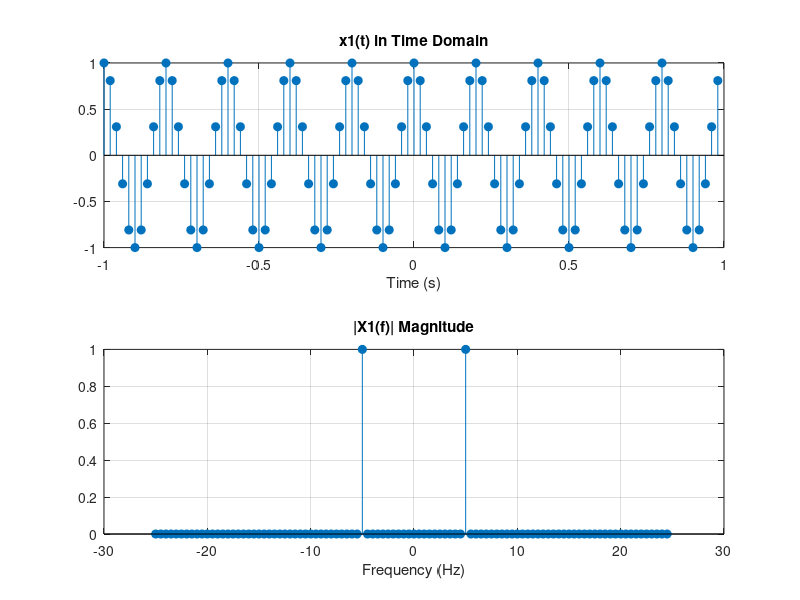
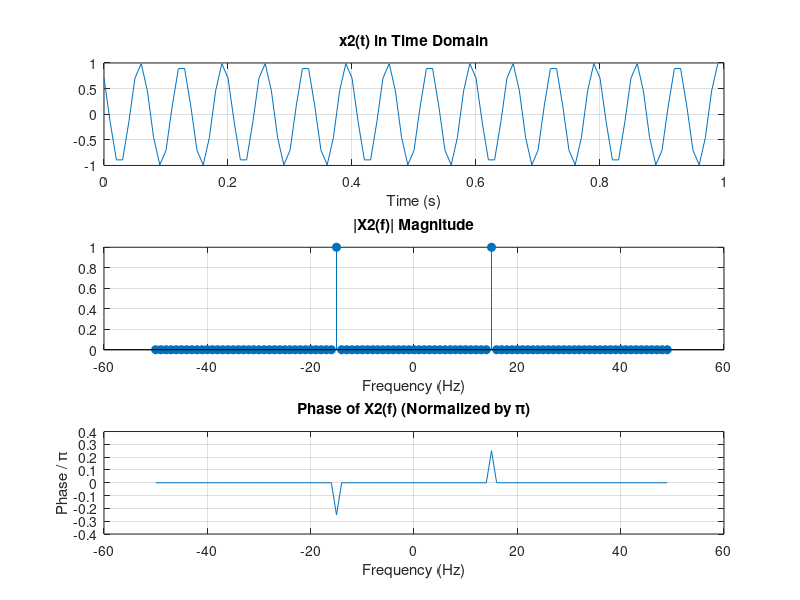

Recreate these plots in MATLAB, in order. (Note: this script raises an error after producing the figures.)
clc; clear; close all;

disp('--- Running Part 1: Frequency Analysis ---');

fs1 = 50; 
t_start1 = -1;
t_end1 = 1;
ts1 = 1/fs1;
t1 = t_start1 : ts1 : t_end1 - ts1; 
N1 = length(t1);

x1 = cos(10 * pi * t1);

y1 = fftshift(fft(x1));
y1_norm = y1 / max(abs(y1));

f1 = (-fs1/2) : (fs1/N1) : (fs1/2 - fs1/N1);

figure('Name', 'Exercise 1-1');
subplot(2,1,1);
stem(t1, x1, 'filled'); title('x1(t) in Time Domain'); xlabel('Time (s)'); grid on;
subplot(2,1,2);
stem(f1, abs(y1_norm), 'filled'); title('|X1(f)| Magnitude'); xlabel('Frequency (Hz)'); grid on;


fs2 = 100; 
t_start2 = 0;
t_end2 = 1;
ts2 = 1/fs2;
t2 = t_start2 : ts2 : t_end2 - ts2;
N2 = length(t2);

x2 = cos(30 * pi * t2 + pi/4);

y2 = fftshift(fft(x2));
y2_norm = y2 / max(abs(y2));
f2 = (-fs2/2) : (fs2/N2) : (fs2/2 - fs2/N2);

tol = 1e-6;
y2_clean = y2;
y2_clean(abs(y2) < tol) = 0;
theta = angle(y2_clean);

figure('Name', 'Exercise 1-2');
subplot(3,1,1);
plot(t2, x2); title('x2(t) in Time Domain'); xlabel('Time (s)'); grid on;
subplot(3,1,2);
stem(f2, abs(y2_norm), 'filled'); title('|X2(f)| Magnitude'); xlabel('Frequency (Hz)'); grid on;
subplot(3,1,3);
plot(f2, theta/pi); title('Phase of X2(f) (Normalized by \pi)');
xlabel('Frequency (Hz)'); ylabel('Phase / \pi'); grid on;


disp(' ');
disp('--- Running Part 2: FSK Modulation & Noise Analysis ---');

chars = ['abcdefghijklmnopqrstuvwxyz .,!;' char(39) '"']; 
if length(chars) ~= 32
    error('تعداد کاراکترها ۳۲ عدد نیست!');
end

MapSet = cell(2, 32);
for i = 1:32
    MapSet{1, i} = chars(i);
    MapSet{2, i} = dec2bin(i-1, 5); 
end
disp('MapSet created successfully.');

message = 'signal';
fs_comm = 100;

bit_rate_1 = 1;
[coded_sig_1, t_total_1] = coding_freq(message, bit_rate_1, MapSet, fs_comm);

bit_rate_5 = 5;
[coded_sig_5, t_total_5] = coding_freq(message, bit_rate_5, MapSet, fs_comm);

figure('Name', 'Exercise 2-3: Coded Signals');
subplot(2,1,1);
plot(t_total_1, coded_sig_1); title(['Coded Signal: "', message, '" (Bit Rate = 1 bps)']);
xlabel('Time (s)'); xlim([0, 20]); 
subplot(2,1,2);
plot(t_total_5, coded_sig_5); title(['Coded Signal: "', message, '" (Bit Rate = 5 bps)']);
xlabel('Time (s)'); 

decoded_msg_1 = decoding_freq(coded_sig_1, bit_rate_1, MapSet, fs_comm);
decoded_msg_5 = decoding_freq(coded_sig_5, bit_rate_5, MapSet, fs_comm);

disp(['Decoded Message (1 bps): ', decoded_msg_1]);
disp(['Decoded Message (5 bps): ', decoded_msg_5]);

var_noise = 0.0001;
noise_1 = sqrt(var_noise) * randn(size(coded_sig_1));
noise_5 = sqrt(var_noise) * randn(size(coded_sig_5));

noisy_sig_1 = coded_sig_1 + noise_1;
noisy_sig_5 = coded_sig_5 + noise_5;

decoded_noisy_1 = decoding_freq(noisy_sig_1, bit_rate_1, MapSet, fs_comm);
decoded_noisy_5 = decoding_freq(noisy_sig_5, bit_rate_5, MapSet, fs_comm);

disp('--- Noise Analysis (Variance = 0.0001) ---');
disp(['Decoded Noisy (1 bps): ', decoded_noisy_1]);
disp(['Decoded Noisy (5 bps): ', decoded_noisy_5]);

disp('--- Increasing Noise Power ---');
variances = [0.001, 0.01, 0.05, 0.1, 0.5, 1, 2, 5];

for v = variances
    n1 = sqrt(v) * randn(size(coded_sig_1));
    n5 = sqrt(v) * randn(size(coded_sig_5));
    
    dec_1 = decoding_freq(coded_sig_1 + n1, bit_rate_1, MapSet, fs_comm);
    dec_5 = decoding_freq(coded_sig_5 + n5, bit_rate_5, MapSet, fs_comm);
    
    is_correct_1 = strcmp(dec_1, message);
    is_correct_5 = strcmp(dec_5, message);
    
    if ~is_correct_5 && exist('fail_v5', 'var') == 0
        fail_v5 = v; 
    end
     if ~is_correct_1 && exist('fail_v1', 'var') == 0
        fail_v1 = v; 
    end
end

if exist('fail_v5', 'var')
    fprintf('Bit Rate 5 failed around Variance: %.3f\n', fail_v5);
else
    fprintf('Bit Rate 5 survived all test variances.\n');
end

if exist('fail_v1', 'var')
    fprintf('Bit Rate 1 failed around Variance: %.3f\n', fail_v1);
else
    fprintf('Bit Rate 1 survived all test variances.\n');
end
disp('Conclusion: Lower bit rate (wider freq spacing) is more robust to noise.');




function [coded_signal, time_vector] = coding_freq(message, bit_rate, MapSet, fs)
    full_bits = '';
    for k = 1:length(message)
        char_idx = find(strcmp(MapSet(1, :), message(k)));
        if isempty(char_idx)
            error(['Character not found in MapSet: ', message(k)]);
        end
        full_bits = [full_bits, MapSet{2, char_idx}];
    end
    
    T_symbol = 1;
    N_samples = T_symbol * fs;
    num_bits_total = length(full_bits);
    
    if mod(num_bits_total, bit_rate) ~= 0
        padding = bit_rate - mod(num_bits_total, bit_rate);
        full_bits = [full_bits, repmat('0', 1, padding)];
    end
    
    num_symbols = length(full_bits) / bit_rate;
    coded_signal = [];
    
    possible_values = 2^bit_rate;
    freq_map = round(linspace(5, 45, possible_values)); 
    
    t_local = 0 : 1/fs : T_symbol - 1/fs;
    
    for i = 1:num_symbols
        bits_chunk = full_bits((i-1)*bit_rate + 1 : i*bit_rate);
        dec_val = bin2dec(bits_chunk);
        
        target_freq = freq_map(dec_val + 1); 
        
        sig_chunk = sin(2 * pi * target_freq * t_local);
        coded_signal = [coded_signal, sig_chunk];
    end
    
    time_vector = (0:length(coded_signal)-1) / fs;
end

function decoded_message = decoding_freq(received_signal, bit_rate, MapSet, fs)
    T_symbol = 1;
    N_samples = T_symbol * fs;
    total_samples = length(received_signal);
    num_symbols = floor(total_samples / N_samples);
    
    possible_values = 2^bit_rate;
    freq_map = round(linspace(5, 45, possible_values));
    
    extracted_bits = '';
    
    f_axis = (-fs/2) : (fs/N_samples) : (fs/2 - fs/N_samples);
    
    for i = 1:num_symbols
        chunk = received_signal((i-1)*N_samples + 1 : i*N_samples);
        
        Y = fftshift(fft(chunk));
        [~, max_idx] = max(abs(Y)); 
        dominant_freq = abs(f_axis(max_idx)); 
        
        [~, min_diff_idx] = min(abs(freq_map - dominant_freq));
        detected_val = min_diff_idx - 1;
        
        bits_chunk = dec2bin(detected_val, bit_rate);
        extracted_bits = [extracted_bits, bits_chunk];
    end
    
    decoded_message = '';
    for k = 1:5:length(extracted_bits)
        if k+4 <= length(extracted_bits)
            five_bits = extracted_bits(k : k+4);
            for m = 1:32
                if strcmp(MapSet{2, m}, five_bits)
                    decoded_message = [decoded_message, MapSet{1, m}];
                    break;
                end
            end
        end
    end
end
